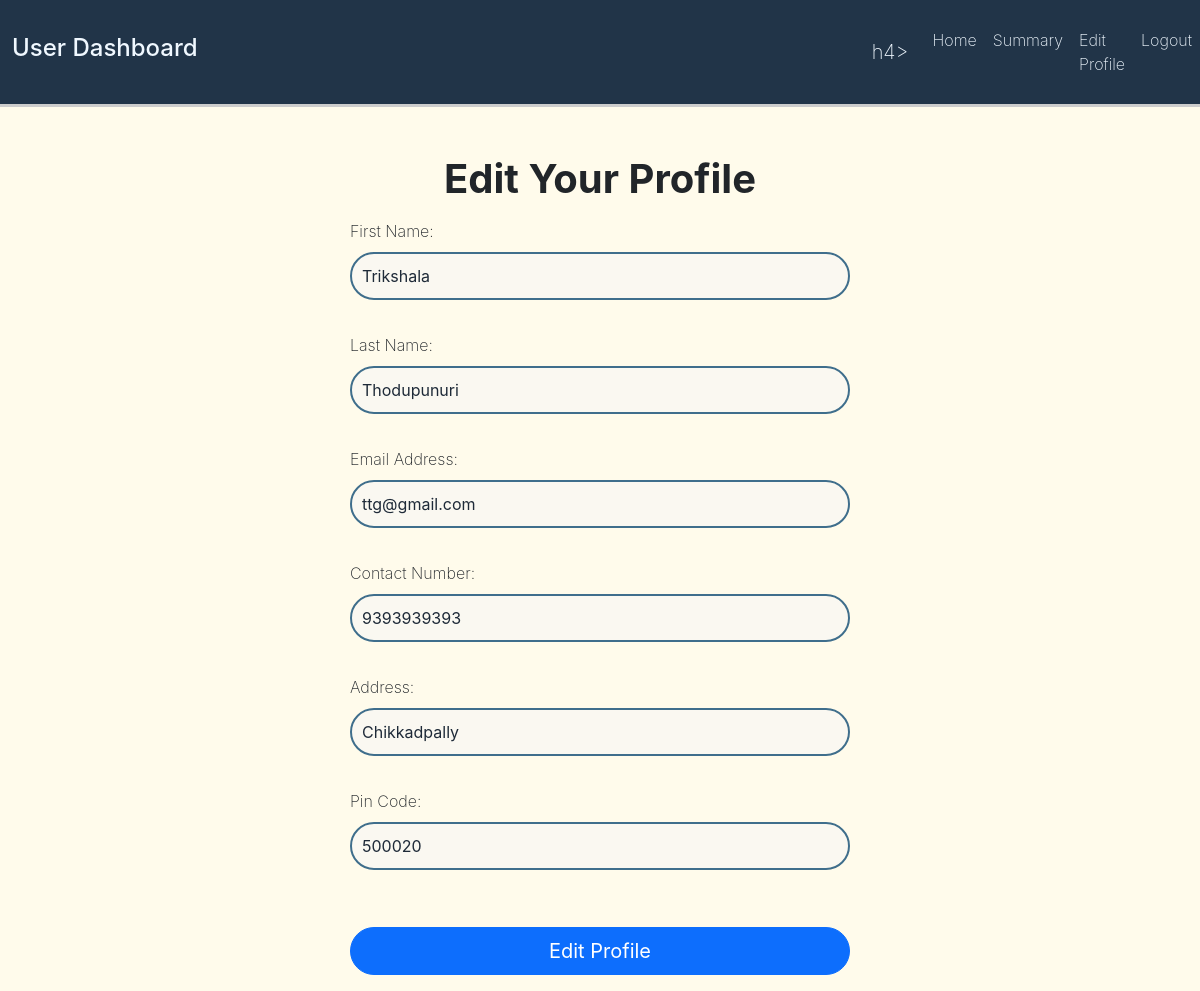
The app's page /user/edit_profile (signed in) with its own data.
### vehicle/models.py (models this page shows, shortened)
class User(db.Model, UserMixin):
    id = db.Column(db.Integer(), primary_key = True)
    first_name = db.Column(db.String(50), nullable = False)
    last_name = db.Column(db.String(50), nullable = False)
    email_address =  db.Column(db.String(length=60), nullable = False, unique = True)
    username = db.Column(db.String(length=20), nullable = False, unique = True)
    password_hash = db.Column(db.String(length=30), nullable = False)
    contact_number = db.Column(db.String(10), nullable= True, unique = True)
    address = db.Column(db.String(length=100), nullable = False)
    pincode = db.Column(db.String(6), nullable = False)
    is_admin = db.Column(db.Boolean(), default = 0)
    reservations = db.relationship('Reservation', backref = 'user', lazy = True)
    @property
    def password(self):
        return self.password_hash

### vehicle/controllers/routes.py (the view)
@app.route('/user/edit_profile', methods=["GET", "POST"])
@user_required
@login_required
def edit_user_profile():
    form = EditProfileForm(obj=current_user)
    if request.method == "POST" and form.validate_on_submit():
        current_user.first_name = form.first_name.data
        current_user.last_name = form.last_name.data
        current_user.email_address = form.email_address.data
        current_user.contact_number = form.contact_number.data
        current_user.address = form.address.data
        current_user.pincode = form.pincode.data
        db.session.commit()
        flash(f"Profile updated Successfully!", "success")
        return redirect(url_for('user_home'))
    elif request.method == "GET":
        form.first_name.data = current_user.first_name
        form.last_name.data = current_user.last_name
        form.email_address.data = current_user.email_address
        form.contact_number.data = current_user.contact_number
        form.address.data = current_user.address
        form.pincode.data = current_user.pincode
    return render_template('user_dashboard/user_edit.html', form = form)

### vehicle/controllers/forms.py
class EditProfileForm(FlaskForm):
    first_name = StringField(label="First Name: ",validators=[DataRequired()])
    last_name = StringField(label="Last Name: ")
    email_address = StringField(label="Email Address: ",validators=[Email(),DataRequired()])
    contact_number = StringField(label="Contact Number: ",validators=[Length(min=10, max=10, message="Contact number must be exactly 10 digits."),Regexp(r'^\d{10}$', message="Contact number must contain only digits.")])
    address = StringField(label="Address: ",validators=[Length(min=2,max=50)])
    pincode = StringField(label="Pin Code: ",validators=[Length(min=6,max=6, message="PinCode must be exactly 6 digits."),Regexp(r'^\d{6}$', message="PinCode must contain only digits.")])
    submit = SubmitField(label="Edit Profile")

### vehicle/__init__.py (called while the page is built)
@login_manager.user_loader
def load_user(user_id):
    return User.query.get(int(user_id))

### vehicle/controllers/routes.py (called while the page is built)
def user_required(f):
    @wraps(f)
    def decorated_function(*args, **kwargs):
        if not current_user.is_authenticated:
            return redirect(url_for('login_page'))
        if current_user.is_admin:
            flash(f'You do not have permission to access this page!',category='danger')
            return redirect(url_for('admin_home'))
        return f(*args, **kwargs)
    return decorated_function

### vehicle/templates/user_dashboard/user_edit.html (shortened to what this page needs)
{% extends "base.html" %}
{% block content%}
<h1 class="text-center mt-5 mb-2"> Edit Your Profile </h1>
<div class="container mt-3">
    <div class="form-container">
        <form class="form-main" method="POST">
            <div class="mb-3">
                {{form.first_name.label()}}
                {{form.first_name(class="form-control", placeholder="First Name")}}<br>
                {{form.last_name.label()}}
                {{form.last_name(class="form-control", placeholder="Last Name")}}<br>
                {{form.email_address.label()}}
                {{form.email_address(class="form-control", placeholder="Email Address")}}<br>
                {{form.contact_number.label()}}
                {{form.contact_number(class="form-control", placeholder="Contact Number")}}<br>
                {{form.address.label()}}
                {{form.address(class="form-control", placeholder="Address")}}<br>
                {{form.pincode.label()}}
                {{form.pincode(class="form-control", placeholder="Pincode")}}<br>
                <br>
                {{ form.submit(class="form-submit btn btn-lg btn-block btn-primary") }}
            </div>
        </form>
    </div>
</div>
{% endblock %}

### vehicle/static/style.css (style rules this page uses)
body { background-color: #FFFBEB; font-family: "Inter", sans-serif; font-optical-sizing: auto; font-weight: 200; font-style: normal; }
h1 { font-weight: bold; }
.form-control, input { background-color: #FAF8F1; color: #1E2A38; border: 2px solid #3F6E8C; border-radius: 5px; padding: 10px; font-size: 1rem; }
.btn { padding-left: 4%; padding-right: 4%; margin-right: 25px; align-items: center; }
.form-container { display: flex; justify-content: center; align-items: center; width: 80%; margin: 0 auto; }
.form-container form { width: 100%; max-width: 500px; }
.form-submit { width: 100%; border-radius: 30px; }
.mb-3 .form-control { margin-bottom: 9px; border-radius: 30px; margin-top: 9px; }

### records on screen
User: first_name "Trikshala", last_name "Thodupunuri", email_address "ttg@gmail.com", contact_number "9393939393", address "Chikkadpally", pincode "500020"
